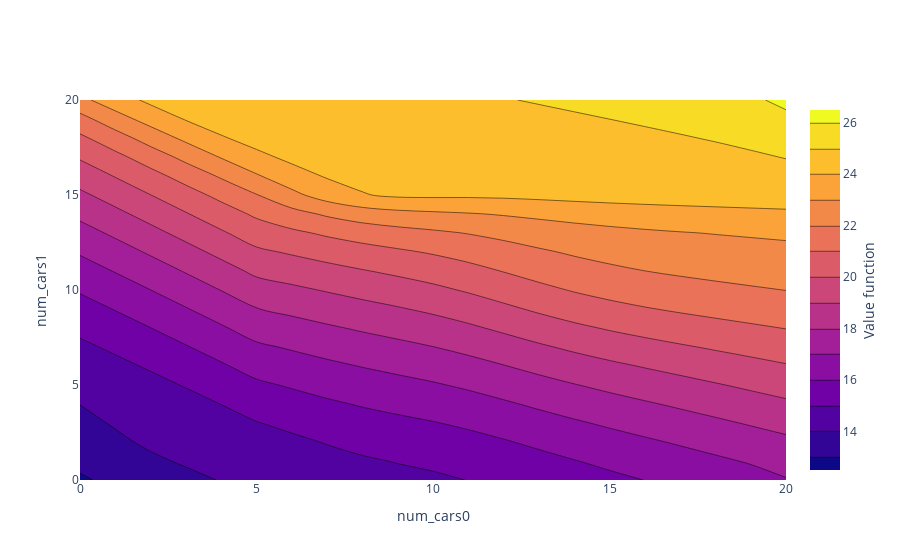

Write notebook code for a chart like this one.
### Code cell
value_fig = go.Figure(
    data=go.Contour(
        z=v,
        x=np.arange(0, config.max_cars_location + 1),
        y=np.arange(0, config.max_cars_location + 1),
        colorbar=dict(
            title=dict(text='Value function', side='right'),
        ),
    ),
    layout={
        "xaxis_title": "num_cars0",
        "yaxis_title": "num_cars1",
    }
)
value_fig.write_html(img_folder / "value.html")
value_fig.show()

### Figure 1 — Plotly figure (JSON) as saved in the notebook; plotly's stock layout.template omitted (floating-point values rounded to 4 significant figures; data arrays with more than 128 entries replaced by an {"elided": "..."} marker saying what was removed)
{"data": [{"colorbar": {"title": {"side": "right", "text": "Value function"}}, "type": "contour", "x": [0, 1, 2, 3, 4, 5, 6, 7, 8, 9, 10, 11, 12, 13, 14, 15, 16, 17, 18, 19, 20], "y": [0, 1, 2, 3, 4, 5, 6, 7, 8, 9, 10, 11, 12, 13, 14, 15, 16, 17, 18, 19, 20], "z": {"elided": "21x21 float values"}}], "layout": {"xaxis": {"title": {"text": "num_cars0"}}, "yaxis": {"title": {"text": "num_cars1"}}}}
